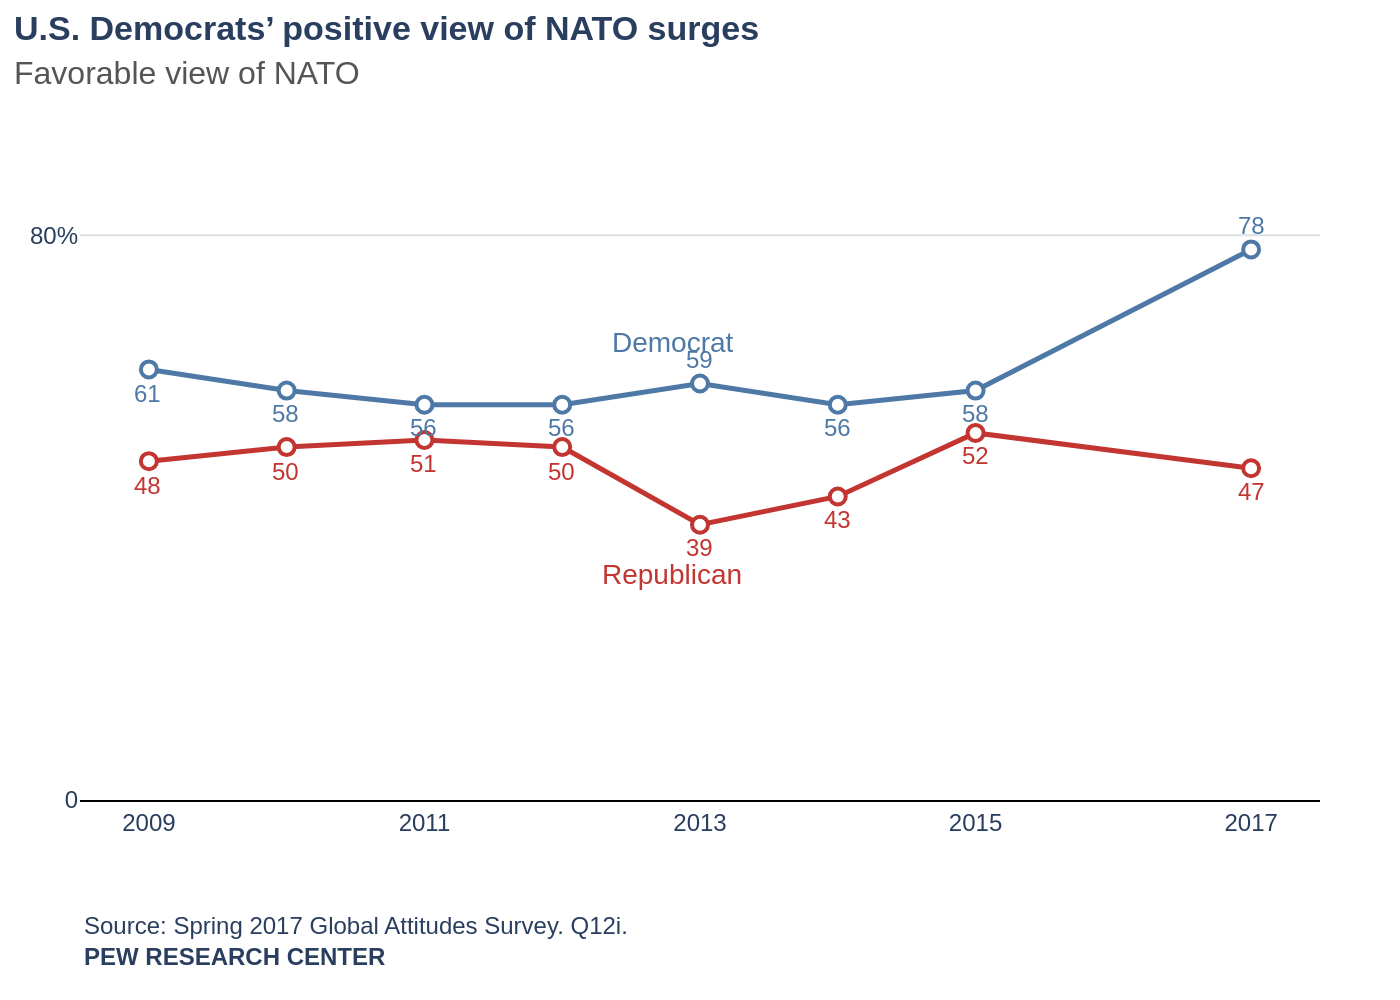

The Python source for this figure:
import sys
import json
import plotly.graph_objects as go
from pathlib import Path

if len(sys.argv) != 2:
    print("Usage: python create_chart.py <path_to_json_file>")
    sys.exit(1)

json_path = Path(sys.argv[1])
if not json_path.is_file():
    print(f"Error: JSON file not found at {json_path}")
    sys.exit(1)

with open(json_path, 'r', encoding='utf-8') as f:
    config = json.load(f)

chart_data = config['chart_data']
texts = config['texts']
colors = config['colors']

fig = go.Figure()

annotations = []

for i, series in enumerate(chart_data):
    fig.add_trace(go.Scatter(
        x=series['x'],
        y=series['y'],
        mode='lines+markers',
        line=dict(color=colors[i], width=2.5),
        marker=dict(
            color='white',
            size=8,
            symbol='circle',
            line=dict(color=colors[i], width=2)
        ),
        showlegend=False,
        hoverinfo='none'
    ))

    for x_val, y_val in zip(series['x'], series['y']):
        y_shift = 0
        if series['name'] == 'Democrat':
            y_shift = 12 if y_val in [59, 78] else -12
        else:
            y_shift = -12
        
        annotations.append(dict(
            x=x_val,
            y=y_val,
            yshift=y_shift,
            text=str(y_val),
            showarrow=False,
            font=dict(color=colors[i], size=12, family="Arial")
        ))

annotations.append(dict(
    x=2012.8, y=65, text='Democrat', showarrow=False,
    font=dict(color=colors[0], family="Arial", size=14)
))
annotations.append(dict(
    x=2012.8, y=32, text='Republican', showarrow=False,
    font=dict(color=colors[1], family="Arial", size=14)
))

annotations.append(dict(
    xref="paper", yref="paper",
    x=0, y=-0.18,
    xanchor="left", yanchor="top",
    text=texts['source'],
    showarrow=False,
    align="left",
    font=dict(family="Arial", size=12)
))

fig.update_layout(
    title=dict(
        text=f"<b>{texts['title']}</b><br><span style='font-size:16px;color:#555555;'>{texts['subtitle']}</span>",
        y=0.96,
        x=0.01,
        xanchor='left',
        yanchor='top'
    ),
    xaxis=dict(
        tickvals=[2009, 2011, 2013, 2015, 2017],
        tickformat='%Y',
        range=[2008.5, 2017.5],
        showline=True,
        linewidth=1,
        linecolor='black',
        showgrid=False
    ),
    yaxis=dict(
        range=[0, 85],
        tickvals=[0, 80],
        ticktext=['0', '80%'],
        showgrid=True,
        gridcolor='#e0e0e0',
        gridwidth=1,
        zeroline=False,
        showline=False,
    ),
    annotations=annotations,
    plot_bgcolor='white',
    paper_bgcolor='white',
    font=dict(family="Arial", size=12),
    margin=dict(l=40, r=40, t=100, b=100),
    showlegend=False
)

output_path = json_path.with_suffix(".png")
fig.write_image(output_path, scale=2)
